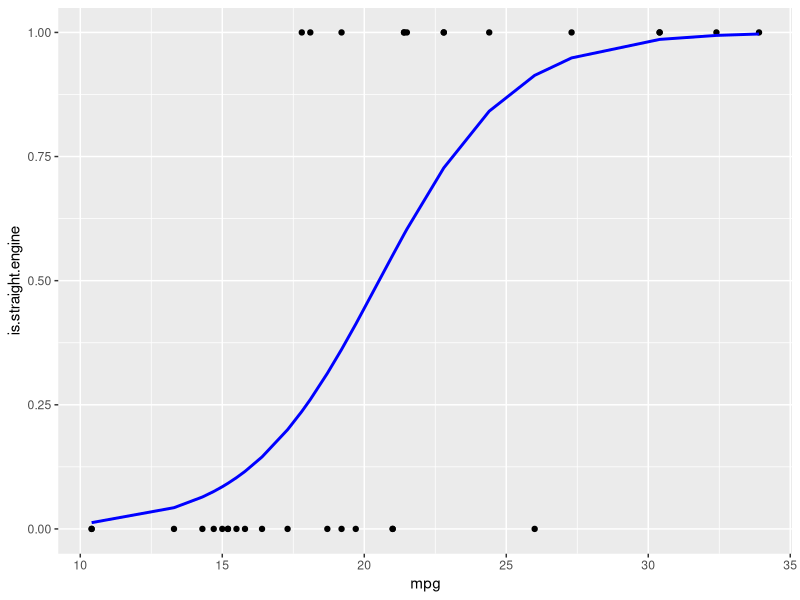
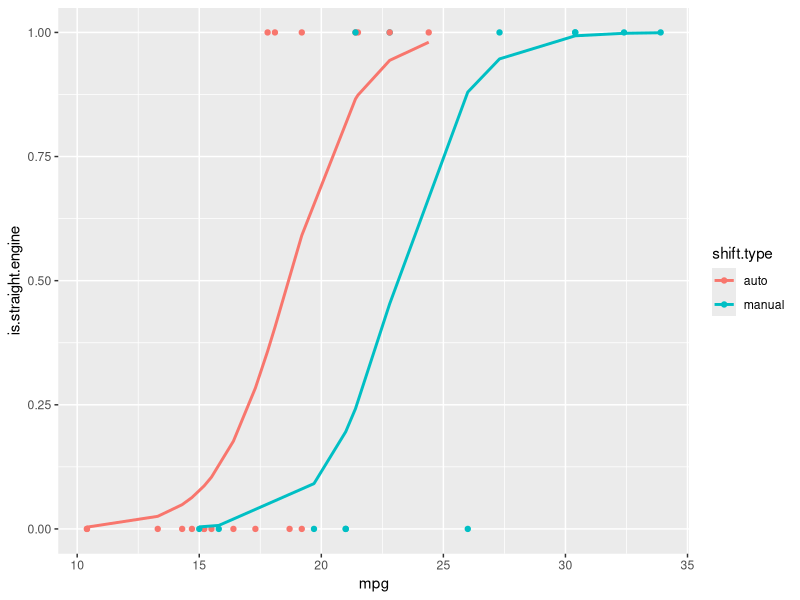

Recreate these plots in R, in order.
## ---- chunk 1
# Logistic regression example
## Loading libraries
library(data.table)
library(ggplot2)

## Load data
data("mtcars")
mtcars<- data.table(mtcars)

## rename "vs" variable
setnames(mtcars, "vs", "is.straight.engine")

## make new auto/manual variable
mtcars[, shift.type:= ifelse(am==1, "manual", "auto")]

## constrict dataset to only variables of interest
mtcars <- mtcars[, list(is.straight.engine, mpg, shift.type)]

## logistic regression: mpg
lr_mpg <- glm(is.straight.engine~mpg, data=mtcars, family=binomial)
summary(lr_mpg)

#plot results
mtcars[, pred.straight.mpg:= predict(lr_mpg, type="response")]
ggplot(mtcars, aes(x=mpg)) +
  geom_point(aes(y=is.straight.engine))+
  geom_line(aes(y=pred.straight.mpg), color="blue", size=1)


## logistic regression: mpg and type
lr_mpg_type <- glm(is.straight.engine~mpg + shift.type, data=mtcars, family=binomial)
summary(lr_mpg_type)


## plot results
mtcars[, pred.straight.mpg.type:= predict(lr_mpg_type, type="response")]
ggplot(mtcars, aes(x=mpg)) +
  geom_point(aes(y=is.straight.engine, color=shift.type))+
  geom_line(aes(y=pred.straight.mpg.type, color=shift.type), size=1)



